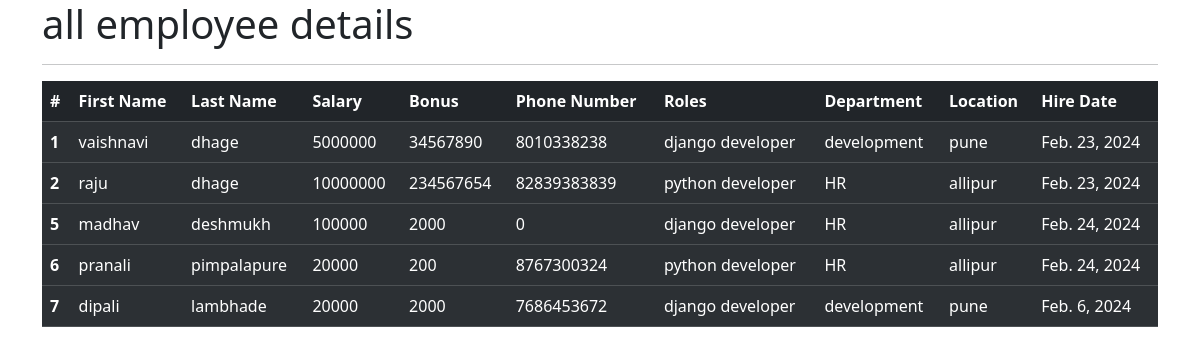
The app's page /all_emp with its own data.
### emp_app/models.py (models this page shows, shortened)
class Employee(models.Model):
    first_name = models.CharField(max_length=30)
    last_name = models.CharField(max_length=30)
    dept = models.ForeignKey(Department, on_delete = models.CASCADE)
    salary = models.IntegerField(default=0)
    bonus = models.IntegerField(default=0)
    role = models.ForeignKey(Role,on_delete = models.CASCADE)
    phone = models.IntegerField(default=0)
    hire_date = models.DateField()
    def __str__(self):
        return "%s %s %s" %(self.first_name,self.last_name,self.phone)

class Role(models.Model):
    name = models.CharField(max_length=100,null=False)

class Department(models.Model):
    name = models.CharField(max_length=100,null=False)
    location = models.CharField(max_length=100)

### emp_app/views.py (the view)
# urls.py: path('all_emp',views.all_emp, name = 'all_emp'),
def all_emp(request):
    emps = Employee.objects.all()
    context = {
        'emps': emps
    }
    print(context)
    return render(request,'view_all_emp.html', context)

### emp_app/templates/view_all_emp.html (shortened to what this page needs)
<!doctype html>
<html lang="en">
  <head>
    <link href="https://cdn.jsdelivr.net/npm/bootstrap@5.3.3/dist/css/bootstrap.min.css" rel="stylesheet">
  </head>
  <body>
    <div class="container">
        <h1> all employee details</h1>
        <hr>
        <table class="table table-dark table-striped">
          <thead>
            <tr>
              <th scope="col">#</th>
              <th scope="col">First Name</th>
              <th scope="col">Last Name </th>
              <th scope="col">Salary </th>
              <th scope="col">Bonus</th>
              <th scope="col">Phone Number</th>
              <th scope="col">Roles</th>
              <th scope="col">Department</th>
              <th scope="col">Location </th>
              <th scope="col">Hire Date</th>
            </tr>
          </thead>
                {% for emp in emps %}
          <tbody>
            <tr>
              <th scope="row">{{emp.id}}</th>
              <td>{{emp.first_name}}</td>
              <td>{{emp.last_name}}</td>
              <td>{{emp.salary}}</td>
              <td>{{emp.bonus}}</td>
              <td>{{emp.phone}}</td>
              <td>{{emp.role.name}}</td>
              <td>{{emp.dept.name}}</td>
              <td>{{emp.dept.location}}</td>
              <td>{{emp.hire_date}}</td>
            </tr>
          </tbody>
          {% endfor %}
        </table>
        </div>
  </body>
</html>

### records on screen
Employee: id "1", first_name "vaishnavi", last_name "dhage", salary "5000000", bonus "34567890", phone "8010338238", role.name "django developer", dept.name "development", dept.location "pune", hire_date "Feb. 23, 2024"
Employee: id "2", first_name "raju", last_name "dhage", salary "10000000", bonus "234567654", phone "82839383839", role.name "python developer", dept.name "HR", dept.location "allipur", hire_date "Feb. 23, 2024"
Employee: id "5", first_name "madhav", last_name "deshmukh", salary "100000", bonus "2000", phone "0", role.name "django developer", dept.name "HR", dept.location "allipur", hire_date "Feb. 24, 2024"
Employee: id "6", first_name "pranali", last_name "pimpalapure", salary "20000", bonus "200", phone "8767300324", role.name "python developer", dept.name "HR", dept.location "allipur", hire_date "Feb. 24, 2024"
Employee: id "7", first_name "dipali", last_name "lambhade", salary "20000", bonus "2000", phone "7686453672", role.name "django developer", dept.name "development", dept.location "pune", hire_date "Feb. 6, 2024"
